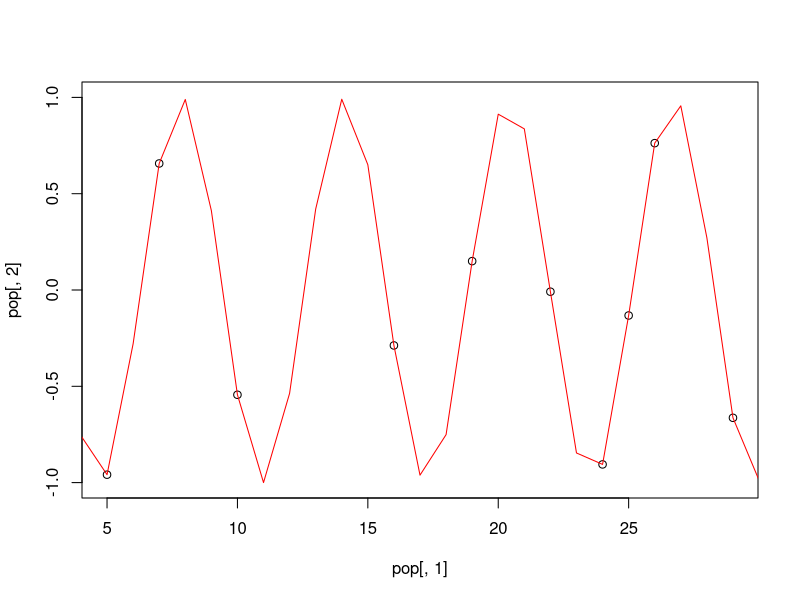

Here is the R script that generated this plot:
f <- function(x) {
    return(sin(x))
}

init <- function(pop_size) {
    pop <- sample(0:30, 10)
    return(pop)
}

fitness_sharing <- function(pop, niche_size, fitness_func) {
    evaluated_pop <- matrix(, nrow = length(pop), ncol = 2)
    evaluated_pop[, 1] <- pop

    for (i in seq_len(nrow(evaluated_pop))) {
        evaluated_pop[i, 2] <- fitness_func(evaluated_pop[i, 1])
    }
    evaluated_pop <- evaluated_pop[order(evaluated_pop[, 2], decreasing = TRUE), ]



    # Put individuals into niches
    niches <- matrix(, nrow = nrow(evaluated_pop) / niche_size, ncol = niche_size * 2)
    for (i in seq_len(nrow(niches))) {
        niches[i, ] <- c(evaluated_pop[i, ], evaluated_pop[i + 1, ])
    }
    # return(niches)
    return(evaluated_pop)
}

plot_func <- function(pop, fitness_func) {
    plot(pop[, 1], pop[, 2], ylim = range(-1, 1))
    lines(c(0:30), fitness_func(c(0:30)), col = "red")
}

EA <- function(pop_size = 10, niche_size = 2) {
    pop <- init(pop_size)
    print(pop)
    evaluated_pop <- fitness_sharing(pop, niche_size, f)
    print(evaluated_pop)
    plot_func(evaluated_pop, f)
}

EA()